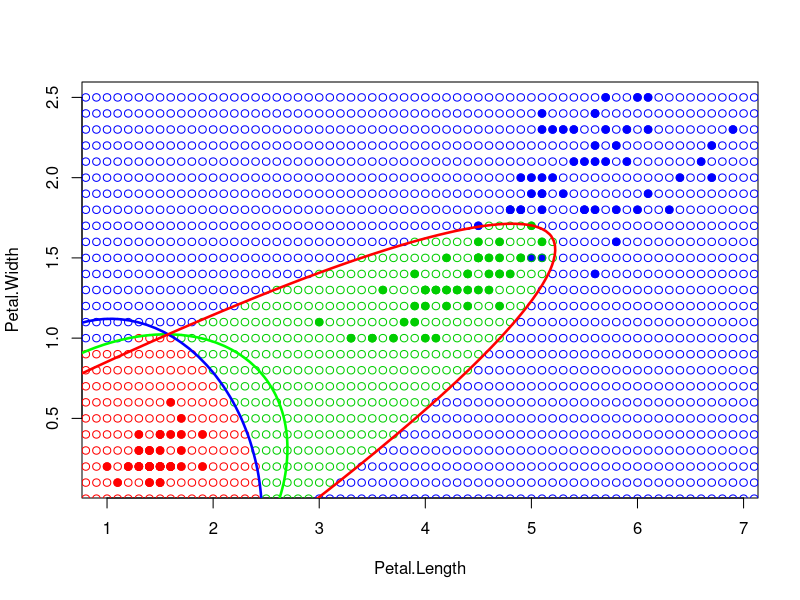
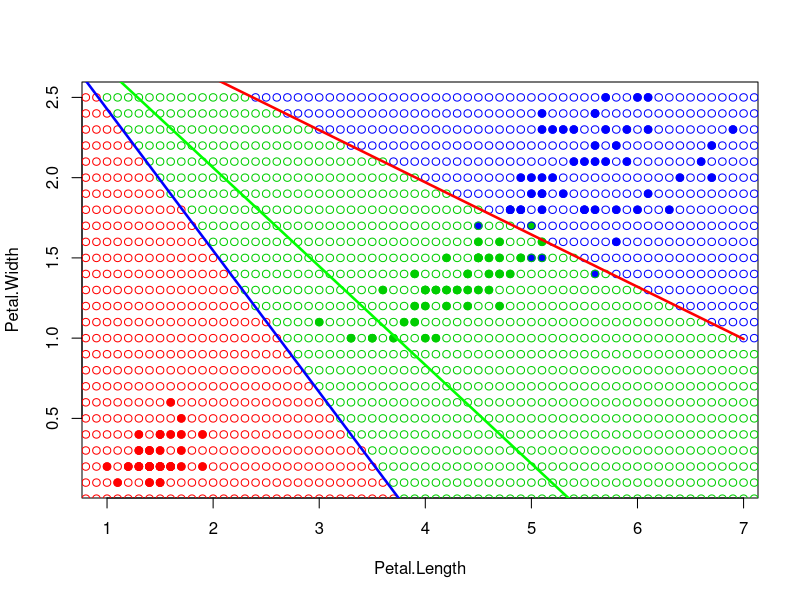

Generate these figures, in order, with R:
library(MASS)

get_mu <- function(xl)
{

	m <- dim(xl)[2]
	mu <- matrix(NA, 1, m)
	
	for(i in 1:m)
	{
		mu[1,i] <- mean(xl[,i])
	}
	
	return(mu)
	
}

get_matrix <- function(xl,mu)
{

	n <- dim(xl)[1]
	m <- dim(xl)[2]
	sigma <- matrix(0, m, m)
	xl <- as.matrix(xl)
	for(i in 1:n)
	{
		sigma <- sigma + (t(xl[i,]-mu) %*% (xl[i,]-mu))
	}
	
	return(sigma/(n-1))

}

get_coef <- function(mu1,mu2,sigma1,sigma2)
{
  d1 <- det(sigma1)
  d2 <- det(sigma2)
  invs1 <- solve(sigma1)
  invs2 <- solve(sigma2)
  
  a <- invs1 - invs2
  b <- invs1 %*% t(mu1) - invs2 %*% t(mu2)
  
  A <- a[1,1] # x^2
  B <- a[2,2] # y^2
  C <- 2 * a[1, 2] # xy
  D <- -2 * b[1, 1] # x
  E <- -2 * b[2, 1] # y
  G <- c(mu1 %*% invs1 %*% t(mu1) - mu2 %*% invs2 %*% t(mu2)) + log(abs(det(sigma1))) - log(abs(det(sigma2)))
  
  func <- function(x, y) {
    x^2 * A + y^2 * B + x*y*C + x*D + y*E + G
  }
  
  return(func)
}

xl <- iris[,3:5]

# Рисуем обучающую выборку
colors <- c("setosa" = "red", "versicolor" = "green3","virginica" = "blue")

plot(iris[, 3:4], pch = 21, bg = colors[iris$Species],col = colors[iris$Species])

# Оценивание
f <- xl[xl[,3] == "setosa",1:2]
s <- xl[xl[,3] == "versicolor",1:2]
fs <- xl[xl[,3] == "virginica",1:2]
mu1 <- get_mu(f)
mu2 <- get_mu(s)
mu3 <- get_mu(fs)

sigma1 <- get_matrix(f, mu1)
sigma2 <- get_matrix(s, mu2)
sigma3 <- get_matrix(fs, mu3)

mu <- rbind(mu1,mu2,mu3)
sigma <- rbind(sigma1,sigma2,sigma3)


classif <- function(l,sigma,mu,classes,lamda=1,P=0.5){
	
	m <- length(classes)
	max  <- -100000 
	class <- "unknown"
	for(i in 1:m){
		k <- log(lamda*P)-0.5*t(l-mu[i,]) %*% solve(sigma[(2*i-1):(2*i),1:2]) %*% (l-mu[i,])-0.5*log(abs(det(sigma[(2*i-1):(2*i),1:2])))
	
		if( k > max ){
			max <- k
			class <- classes[i]
		}
	}
	return(class)
}

for(i in seq(0,8,0.1)){
	for(j in seq(0,2.5,0.1)){
		l<-c(i,j)
		class <- classif(l,sigma,mu,colors)
		points(l[1],l[2],pch = 21, col=class, asp = 1)
	}
}


func <- get_coef(mu1,mu3,sigma1,sigma3)
# Рисуем дискриминантую функцию
y <- seq(0, 3, len = 100)
x <- seq(0, 8, len = 100)
z <- outer(x, y, func)
contour(x, y, z, levels = 0, drawlabels = FALSE, lwd = 2.5, col = "green", add = TRUE)

func <- get_coef(mu1,mu2,sigma1,sigma2)

# Рисуем дискриминантую функцию
y <- seq(0, 3, len = 100)
x <- seq(0, 8, len = 100)
z <- outer(x, y, func)
contour(x, y, z, levels = 0, drawlabels = FALSE, lwd = 2.5, col = "blue", add = TRUE)

func <- get_coef(mu2,mu3,sigma2,sigma3)

# Рисуем дискриминантую функцию
y <- seq(0, 3, len = 100)
x <- seq(0, 8, len = 100)
z <- outer(x, y, func)
contour(x, y, z, levels = 0, drawlabels = FALSE, lwd = 2.5, col = "red", add = TRUE)




library(MASS)

get_mu <- function(xl)
{

	m <- dim(xl)[2]
	mu <- matrix(NA, 1, m)
	
	for(i in 1:m)
	{
		mu[1,i] <- mean(xl[,i])
	}
	
	return(mu)
	
}
get_matrix <- function(xl1,xl2,xl3,mu1,mu2,mu3)
{
	xl1 <- as.matrix(xl1)
	xl2 <- as.matrix(xl2)
	xl3 <- as.matrix(xl3)
	n <- dim(xl1)[1]
	m <- dim(xl2)[1]
	d <- dim(xl3)[1]
	nm <- n+m+d
	col <- dim(xl1)[2]
	sigma <- matrix(0, col, col)
	for(i in 1:n)
	{
		sigma <- sigma + (t(xl1[i,]-mu1) %*% (xl1[i,]-mu1))
	}

	for(i in 1:m)
	{
		sigma <- sigma + (t(xl2[i,]-mu2) %*% (xl2[i,]-mu2))
	}
	for(i in 1:d)
	{
		sigma <- sigma + (t(xl3[i,]-mu3) %*% (xl3[i,]-mu3))
	}
	return(sigma/(nm+3))

}

get_coef <- function(mu1,mu2,sigma1,sigma2)
{
	d1 <- det(sigma1)
  	d2 <- det(sigma2)
  	invs1 <- solve(sigma1)
  	invs2 <- solve(sigma2)
  
  	a <- invs1 - invs2
  	b <- invs1 %*% t(mu1) - invs2 %*% t(mu2)
  
 	D <- -2 * b[1, 1] # x
  	E <- -2 * b[2, 1] # y
  	G <- c(mu1 %*% invs1 %*% t(mu1) - mu2 %*% invs2 %*% t(mu2)) + log(abs(det(sigma1))) - log(abs(det(sigma2)))
  
  	func <- function(x, y) {
    		x*D + y*E + G
  	}
	return(func)
}


xl <- iris[,3:5]

colors <- c("setosa" = "red", "versicolor" = "green3","virginica" = "blue")

plot(iris[, 3:4], pch = 21, bg = colors[iris$Species],col = colors[iris$Species])

# Оценивание
f <- xl[xl[,3] == "setosa",1:2]
s <- xl[xl[,3] == "versicolor",1:2]
fs <- xl[xl[,3] == "virginica",1:2]

mu1 <- get_mu(f)
mu2 <- get_mu(s)
mu3 <- get_mu(fs)

sigma <- get_matrix(f,s,fs,mu1,mu2,mu3)
mu <- rbind(mu1,mu2,mu3)

classif <- function(l,sigma,mu,classes,lamda=1,P=0.5){
	
	m <- length(classes)
	max  <- -100000 
	class <- "unknown"
	for(i in 1:m){
		k <- log(lamda*P)-0.5*t(mu[i,]) %*% solve(sigma) %*% mu[i,]+t(l) %*% solve(sigma) %*% mu[i,]
		if( k > max ){
			max <- k
			class <- classes[i]
		}
	}
	return(class)
}

for(i in seq(0,8,0.1)){
	for(j in seq(0,2.5,0.1)){
		l<-c(i,j)
		class <- classif(l,sigma,mu,colors)
		points(l[1],l[2],pch = 21, col=class, asp = 1)
	}
}

f <- get_coef(mu1,mu3,sigma,sigma)
x <- seq(0, 7, len = 200)
y <- seq(0, 5, len = 40)
z <- outer(x, y, f)
contour(x, y, z, levels = 0, drawlabels = FALSE, lwd = 2.5, col = "green", add = TRUE)

f <- get_coef(mu1,mu2,sigma,sigma)
x <- seq(0, 7, len = 200)
y <- seq(0, 5, len = 40)
z <- outer(x, y, f)
contour(x, y, z, levels = 0, drawlabels = FALSE, lwd = 2.5, col = "blue", add = TRUE)

f <- get_coef(mu2,mu3,sigma,sigma)
x <- seq(0, 7, len = 200)
y <- seq(0, 5, len = 40)
z <- outer(x, y, f)
contour(x, y, z, levels = 0, drawlabels = FALSE, lwd = 2.5, col = "red", add = TRUE)
